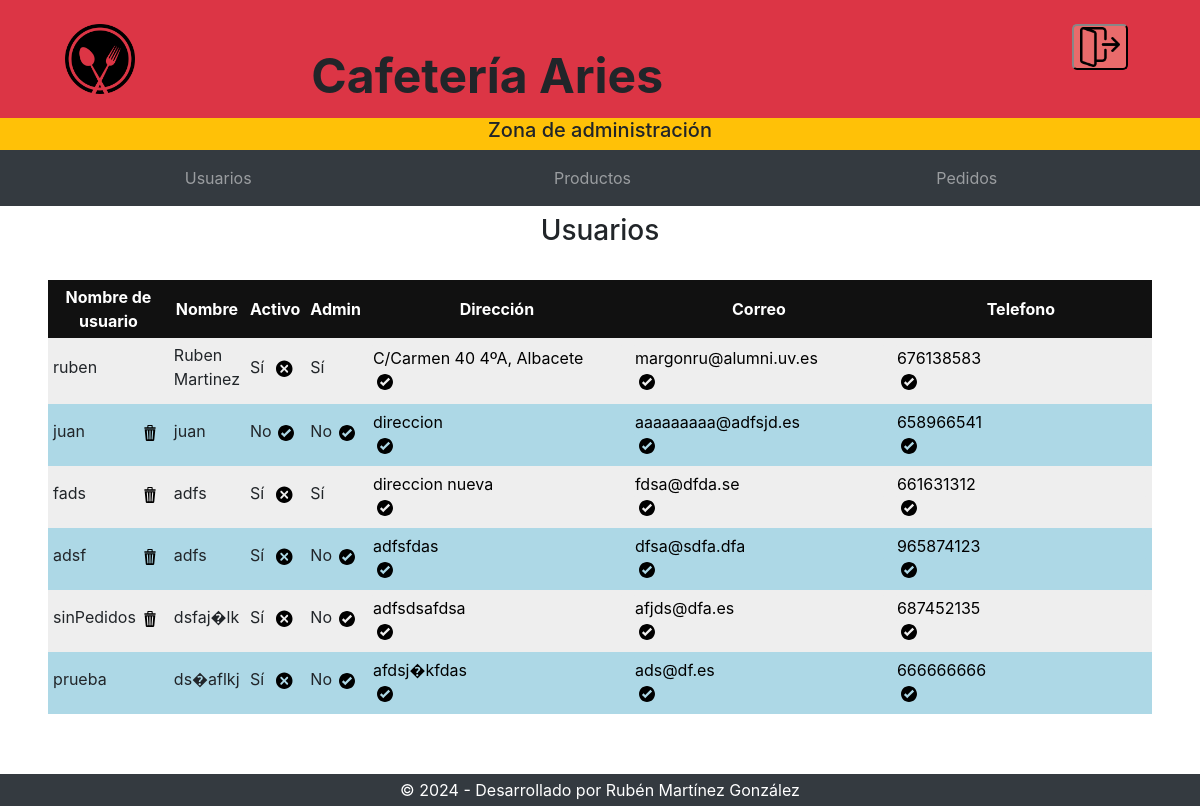
The page /practica-3/cafeteria-aries-admin/usuarios.php (signed in) on the database its author committed.
### tables this page shows
CREATE TABLE `usuarios` (
  `codigo` int(11) NOT NULL AUTO_INCREMENT,
  `activo` int(11) DEFAULT NULL,
  `admin` int(11) DEFAULT NULL,
  `usuario` varchar(32) DEFAULT NULL,
  `clave` varchar(32) DEFAULT NULL,
  `nombre` varchar(64) DEFAULT NULL,
  `apellidos` varchar(128) DEFAULT NULL,
  `direccion` varchar(128) DEFAULT NULL,
  `poblacion` varchar(64) DEFAULT NULL,
  `provincia` varchar(32) DEFAULT NULL,
  `cp` char(5) DEFAULT NULL,
  `telefono` char(9) DEFAULT NULL,
  `email` varchar(255) DEFAULT NULL,
  PRIMARY KEY (`codigo`),
  UNIQUE KEY `usuario` (`usuario`)
);

### practica-3/cafeteria-aries-admin/accesoBD.php (called while the page is built, shortened)
<?php
function conectar() {
   $bbdd = mysqli_connect("localhost","root","DawLab","bbddbar");
   return $bbdd;
}
function obtenerUsuarios() {
   $bbdd = conectar();
   $consulta = "SELECT * FROM usuarios";
   $resultado = mysqli_query($bbdd,$consulta);
   return $resultado;
}
function usuarioEliminable($codigo) {
   $bbdd = conectar();
   $consulta = mysqli_prepare($bbdd,"SELECT COUNT(*) FROM pedidos WHERE persona = ?");
   mysqli_stmt_bind_param($consulta, 's', $codigo);
   mysqli_stmt_execute($consulta);
   mysqli_stmt_bind_result($consulta, $numPedidos);
   return $numPedidos == 0;
}
?>

### practica-3/cafeteria-aries-admin/usuarios.php (the view, shortened to what this page needs)
<?php require_once('accesoBD.php'); ?>
<?php
   if (isset($_SESSION['userid']) and $_SESSION['admin'] == 1) {
?>
<!DOCTYPE html>
<html lang="es">
<head>
   <link id="css" href="estilos.css" rel="stylesheet" type="text/css">
	<link rel="stylesheet" href="https://cdn.jsdelivr.net/npm/bootstrap@4.0.0/dist/css/bootstrap.min.css">
</head>
<body>
   <header>
        <mi-cabecera-admin></mi-cabecera-admin>
        <mi-menu-admin></mi-menu-admin>
    </header>
    <h3 class="mt-2">Usuarios</h3>
    <table class="tablaModProd">
      <thead>
         <tr>
            <th>Nombre de usuario</th>
            <th>Nombre</th>
            <th>Activo</th>
            <th>Admin</th>
            <th>Direcci&oacute;n</th>
            <th>Correo</th>
            <th>Telefono</th>
         </tr>
      </thead>
   <?php
   $resultados = obtenerUsuarios();
   while ($fila = mysqli_fetch_row($resultados)) {
        $codigo = $fila[0];
        $activo = $fila[1];
        $admin = $fila[2];
        $nombreUsu = $fila[3];
        $nombre = $fila[5];
        $direccion = $fila[7];
        $correo = $fila[12];
        $telefono = $fila[11];
        $borrable = usuarioEliminable($codigo);
   ?>
      <tr>
         <td>
         <form method="POST" class="flex-container" onsubmit="return confirm('¿Estás seguro de que quieres eliminar este usuario?');">
            <label><?php echo $nombreUsu;?></label>
            <?php
            if($borrable) {
                echo('
                    <button class="botonCambio botonBorrar" type="submit" formaction="./eliminar-usuario.php">
                  <boton-borrar></boton-borrar>
               </button>
                </form>
                ');
            }else{
                echo('
                </form>
                ');
            }
            ?>
         </td>
         <td>
            <label><?php echo $nombre;?></label>
         </td>
         <td>
            <form method="POST" class="flex-container">
               <?php
                if ($activo == 1) {
                    echo '<label>S&iacute;</label>
                    <button class="botonCambio botonBorrar" title="Desactivar" type="submit" formaction="./activar-usuario.php"><boton-x></boton-x></button>';
                } else {
                    echo '<label>No</label>
                    <button class="botonCambio" title="Activar" type="submit" formaction="./activar-usuario.php"><boton-ok></boton-ok></button>';
                }
               ?>
            </form>
         </td>
         <td>
            <form method="POST" class="flex-container">
                <?php
                 if ($admin == 1) {
                      echo '<label style="height:100%">S&iacute;</label>';
                 } else {
                      echo '<label>No</label>
                      <button class="botonCambio" title="Hacer administrador de la web" type="submit" formaction="./hacer-admin.php"><boton-ok></boton-ok></button>';
                 } ?>
            </form>
         </td>
         <td>
            <form method="POST">
               <input type="text" value="<?php echo $direccion;?>" name="direccion" formaction="./cambiar-direccion.php">
               <button class="botonCambio" type="submit" formaction="./cambiar-direccion.php"><boton-ok></boton-ok></button>
            </form>
         </td>
        <td>
            <form method="POST">
               <input type="text" value="<?php echo $correo;?>" name="correo" formaction="./cambiar-correo.php">
               <button class="botonCambio" type="submit" formaction="./cambiar-correo.php"><boton-ok></boton-ok></button>
            </form>
        </td>
        <td>
            <form method="POST">
                <input type="text" value="<?php echo $telefono;?>" name="telefono" formaction="./cambiar-telefono.php">
                <button class="botonCambio" type="submit" formaction="./cambiar-telefono.php"><boton-ok></boton-ok></button>
            </form>
        </td>
      </tr>
   <?php
   }
} else {
   header('Location: ./index.php');
}
   ?>
   </table>
   <div class="mt-5 p-1 bg-dark text-white cuerpo">
		<mi-pie></mi-pie>
	</div>
</body>
</html>

### practica-3/cafeteria-aries-admin/estilos.css (style rules this page uses)
.cuerpo { background-color:#F8F9FA; text-align: center; }
table { border-collapse: collapse; width: 100%; margin-left: 12.5%; }
table > thead { background-color: black; color: white; }
table { border-collapse: collapse;width: 100%; margin-left: 12.5%; }
table > thead { background-color: black;color: white; }
.flex-container { display: flex; justify-content: space-between; }
body { font-family: Arial, sans-serif; margin: 0; background-color:#F8F9FA; text-align: center; display:flex; flex-direction: column; min-height: 100vh; }
h3 { text-align: center; }
table { width: 100%; margin-bottom: 10px; }
th, td { text-align: left; padding: 5px; }
th { background-color: #eee; }

### rows shown on the page
usuarios: usuario "ruben", nombre "Ruben Martinez", activo "Sí", admin "Sí", direccion "C/Carmen 40 4ºA, Albacete", correo "margonru@alumni.uv.es", telefono "676138583"
usuarios: usuario "juan", nombre "juan", activo "No", admin "No", direccion "direccion", correo "aaaaaaaaa@adfsjd.es", telefono "658966541"
usuarios: usuario "fads", nombre "adfs", activo "Sí", admin "Sí", direccion "direccion nueva", correo "fdsa@dfda.se", telefono "661631312"
usuarios: usuario "adsf", nombre "adfs", activo "Sí", admin "No", direccion "adfsfdas", correo "dfsa@sdfa.dfa", telefono "965874123"
usuarios: usuario "sinPedidos", nombre "dsfaj�lk", activo "Sí", admin "No", direccion "adfsdsafdsa", correo "afjds@dfa.es", telefono "687452135"
usuarios: usuario "prueba", nombre "ds�aflkj", activo "Sí", admin "No", direccion "afdsj�kfdas", correo "ads@df.es", telefono "666666666"
